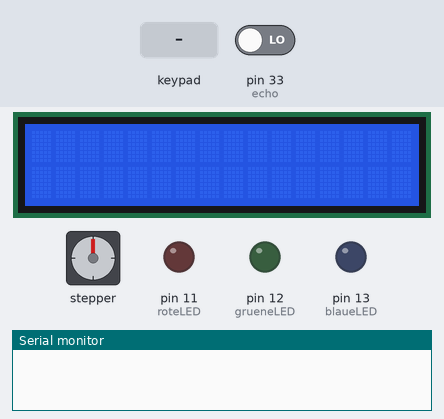
Bench run of a sketch on a simulated Arduino Mega 2560, built with avr-gcc and run on an emulated ATmega2560. Parts: 16×2 character LCD, stepper motor, output pins drawn as LEDs (lit = HIGH), the last lines printed to the serial monitor. The test bench sets the inputs (shaded band); at power-on: pin 33 (echo) LOW. Stepper angles assume 2048 steps per turn; pins used as bus, display or sensor lines are not drawn.

Above: at 1.3 s.
1.4 s: key 'D' pressed
At 8.8 s:
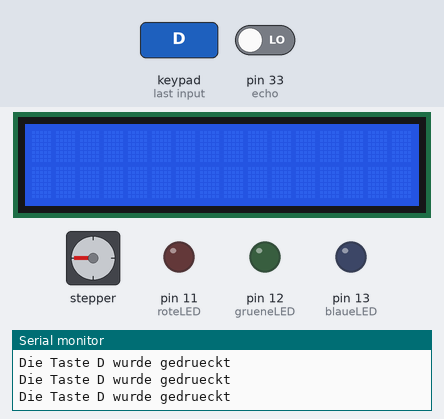
At 13.4 s:
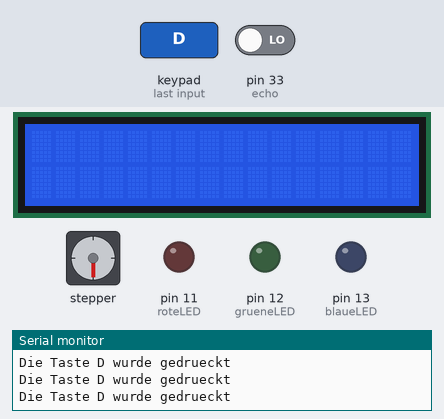
Timing chart, 0 to 22.2 s (numbered marks = the images above; inputs shaded):
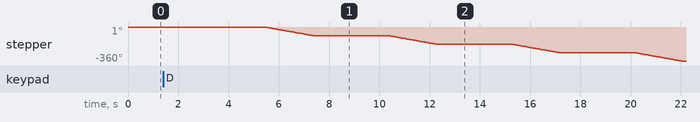

Measured:
- after the input at 1.4 s, stepper: turns 90° counter-clockwise in 1.9 s, repeating every 4.9 s

The sketch:

mfaSafe_functions.ino
```cpp
#include <LiquidCrystal.h>

#include <Keypad.h>

char P1 = '1';
char P2 = '2';
char P3 = '3';
char P4 = '4';        // Hier werden die vier Zeichen des Passwortes eingegeben Hier: "123A"
char C1, C2, C3, C4;  // Unter C1 bis C4 werden im Loop die vier eingegebenen Zeichen gespeichert

//Servo servoblau;     //Servo wird ab jetzt mit „servoblau“ angesprochen
int roteLED = 11;    //Die rote LED ist an Pin 12 angeschlossen
int grueneLED = 12;  //Die grüne LED wird an Pin 13 angeschlossen
int blaueLED = 13;
//Hier wird die größe des Keypads definiert
const byte COLS = 4;     //4 Spalten
const byte ROWS = 4;     //4 Zeilen
int z1 = 0, z2, z3, z4;  // Diese Variablen werden verwendet um für die einzelnen Zahlencodes die EIngabe freizuschalten. Damit wird im Sketch verhindert, dass eine einzene Codeziffer einer falschen Position zugeordnet wird.
//Die Ziffern und Zeichen des Keypads werden eingegeben:
char hexaKeys[ROWS][COLS] = {
  { 'D', '#', '0', '*' },
  { 'C', '9', '8', '7' },
  { 'B', '6', '5', '4' },
  { 'A', '3', '2', '1' }
};

byte colPins[COLS] = { 2, 3, 4, 6 };  //Definition der Pins für die 3 Spalten
byte rowPins[ROWS] = { 7, 8, 9, 10 };  //Definition der Pins für die 4 Zeilen
char Taste;                           //Taste ist die Variable für die jeweils gedrückte Taste.
Keypad Tastenfeld = Keypad(makeKeymap(hexaKeys), rowPins, colPins, ROWS, COLS); //Das Keypad kann absofort mit "Tastenfeld" angesprochen werden
/////////////////////////////////////////////////////////////////////////////////////////////////////////////

#include <Wire.h>                    // Wire Bibliothek einbinden
#include <LiquidCrystal_I2C.h>       // Vorher hinzugefügte LiquidCrystal_I2C Bibliothek einbinden
LiquidCrystal_I2C lcd(0x27, 16, 2);  //Hier wird festgelegt um was für einen Display es sich handelt. In diesem Fall eines mit 16 Zeichen in 2 Zeilen und der HEX-Adresse 0x27. Für ein vierzeiliges I2C-LCD verwendet man den Code "LiquidCrystal_I2C lcd(0x27, 20, 4)"

/////////////////////////////////////////////////////////////////////////////////////////////////////////////

#include <Stepper.h>
int SPU = 2048;
Stepper Motor(SPU, 23, 25, 27, 29);

/////////////////////////////////////////////////////////////////////////////////////////////////////////////

int trigger = 32;
int echo = 33;
long dauer = 0;
long distanz = 0;

/////////////////////////////////////////////////////////////////////////////////////////////////////////////

#include <SPI.h>
#include <MFRC522.h>
#define SS_PIN 53
#define RST_PIN 5
MFRC522 mfrc522(SS_PIN, RST_PIN);
bool rfidOk = false;
/////////////////////////////////////////////////////////////////////////////////////////////////////////////
/////////////////////////////////////////////////////////////////////////////////////////////////////////////


void setup() {

  Serial.begin(9600);
  pinMode(roteLED, OUTPUT);  //Die LEDs werden als Ausgang festgelegt
  pinMode(grueneLED, OUTPUT);
  pinMode(blaueLED, OUTPUT);

  /////////////////////////////////////////////////////////////////////////////////////////////////////////////

  lcd.init();       //Im Setup wird der LCD gestartet
  lcd.backlight();  //Hintergrundbeleuchtung einschalten (lcd.noBacklight(); schaltet die Beleuchtung aus).

  /////////////////////////////////////////////////////////////////////////////////////////////////////////////

  Motor.setSpeed(8);

  /////////////////////////////////////////////////////////////////////////////////////////////////////////////

  Serial.begin(9600);        //Serielle Kommunikation starten, damit man sich später die Werte am Serial Monitor ansehen kann.
  pinMode(trigger, OUTPUT);  // Trigger-Pin ist ein Ausgang
  pinMode(echo, INPUT);      // Echo-Pin ist ein Eingang

  /////////////////////////////////////////////////////////////////////////////////////////////////////////////

  //pinMode(3, OUTPUT);
  Serial.begin(9600);
  SPI.begin();
  mfrc522.PCD_Init();
}

  /////////////////////////////////////////////////////////////////////////////////////////////////////////////
  /////////////////////////////////////////////////////////////////////////////////////////////////////////////

void loop()
   {
  /*if (!mfrc522.PICC_IsNewCardPresent()) {
    return;
  }
  if (!mfrc522.PICC_ReadCardSerial()) {
    return;
  }
  long code = 0;
  for (byte i = 0; i < mfrc522.uid.size; i++) {
    code = ((code + mfrc522.uid.uidByte[i]) * 10);

    //Serial.print(mfrc522.uid.uidByte[i], DEC);
  }
  Serial.print("Die Kartennummer lautet:");  //Stringausgabe
  Serial.println(code);                      //Ausgabe des gelesenen Code

  if (code == 1993910)  //Gültige Kartennummer
  {
    digitalWrite(13, HIGH);
    lcd.setCursor(0, 0);        //Hier wird die Position des ersten Zeichens festgelegt. In diesem Fall bedeutet (0,0) das erste Zeichen in der ersten Zeile.
    lcd.print("Hallo Jackie");  //Die LED leuchtet auf, wenn eine gültige Karte gelesen wird
    lcd.setCursor(0, 1);        // In diesem Fall bedeutet (0,1) das erste Zeichen in der zweiten Zeile.
    lcd.print("Bitte PIN eingeben");
    delay(2000);           //Das ist die Dauer einer leuchtenden LED
    digitalWrite(13, LOW);  //LED löscht wieder ab
    rfidOk = true;
    Serial.println(rfidOk);
  } else if (code == 268330)  //Weitere Gültige Kartennummer
  {
    digitalWrite(13, HIGH);
    lcd.setCursor(0, 0);       //Hier wird die Position des ersten Zeichens festgelegt. In diesem Fall bedeutet (0,0) das erste Zeichen in der ersten Zeile.
    lcd.print("Hallo Simon");  //Die LED leuchtet auf, wenn eine gültige Karte gelesen wird
    lcd.setCursor(0, 1);       // In diesem Fall bedeutet (0,1) das erste Zeichen in der zweiten Zeile.
    lcd.print("Bitte PIN eingeben");
    delay(2000);           //Das ist die Dauer einer leuchtenden LED
    digitalWrite(13, LOW);  //LED löscht wieder ab
    rfidOk = true;
    Serial.println(rfidOk);
  } else {
    digitalWrite(11, HIGH);
    lcd.setCursor(0, 0);          //Hier wird die Position des ersten Zeichens festgelegt. In diesem Fall bedeutet (0,0) das erste Zeichen in der ersten Zeile.
    lcd.print("NOPE NOPE NOPE");  //Die LED leuchtet auf, wenn eine ungültige Karte gelesen wird
    delay(2000);                  //Das ist die Dauer einer leuchtenden LED
    digitalWrite(11, LOW);
    Serial.println(rfidOk);        //LED löscht wieder ab
  }*/

  /////////////////////////////////////////////////////////////////////////////////////////////////////////////

Anfang:                      // Dies ist eine Markierung, zu der per "goto-"Befehl gesprungen werden kann.
  Taste = Tastenfeld.getKey();  //Mit Unter der Variablen pressedKey entspricht der gedrückten Taste
  if (Taste)                    //Wenn eine Taste gedrückt wurde...
                                //Ab hier werden die Eingaben des Tastenfeldes verarbeitet. Zunächst die "*"Taste, da diese eine Sonderfunktion für die Verriegelung besitzt und danach die #-Taste, nach deren Eingabe der zuvor eingegebene Code auf Richtigkeit geprüft wird.
  {
    if (Taste == '*')  // Wenn die "*" Taste gedrückt wurde...
    {
      Serial.println("Tuer verriegelt");
      delay(3000);
      Motor.step(-1024);              //Servo zum verriegeln auf 90 Grad ansteuern.
      digitalWrite(roteLED, HIGH);   //..die rote LED einschalten
      digitalWrite(grueneLED, HIGH);  //..die grüne LED einschalten
      digitalWrite(blaueLED, HIGH);
      z1 = 0;
      z2 = 1;
      z3 = 1;
      z4 = 1;       // Zugang zur ersten Zeicheneingabe freischalten
       //An dieser Stelle springt der Sketch zur Eingabe der Taste zurück, damit das Zeichen "*" nicht im folgenden Abschlitt als Codeeingabe gewertet wird.
    }

    if (Taste == '#')  // Wenn die Rautetaste gedrückt wurde...
    {
      if (C1 == P1 && C2 == P2 && C3 == P3 && C4 == P4)  //wird gepüft, ob die eingaben Codezeichen (C1 bis C4) mit den Zeichen des Passwortes (P1 bis P4) übereinstimmen. Falls der eingegebene Code richtig ist...
      {
        Serial.println("Code korrekt, Schloss offen");
        Motor.step(512);                //Servo zum öffnen auf 0 Grad ansteuern.
        digitalWrite(roteLED, LOW);     //..die rote LED nicht leuchten..
        digitalWrite(grueneLED, HIGH);  //..die grüne LED leuchten..
      } else                            // ist das nicht der Fall, bleibt das Schloss gesperrt
      {
        Serial.println("Code falsch, Schloss gesperrt");
        digitalWrite(roteLED, HIGH);   // Die rote LED leuchtet
        digitalWrite(grueneLED, LOW);  // Die grüne LED is aus
        delay(3000);
        z1 = 0;
        z2 = 1;
        z3 = 1;
        z4 = 1;       // Der Zugang für die erste Zeicheneingabe wird wieder freigeschaltet
         //An dieser Stelle springt der Sketch zur Eingabe der Taste zurück, damit das Zeichen "#" nicht im folgenden Abschlitt als Codeeingabe gewertet wird.
      }
    }
    // Ab hier werden die vier Code-positionen unter den Variablen C1 bis C4 abgespeichert. Damit die eingegebenen Zeichen auch an der richtigen Position des Passwortes gespeichert werden, wird mit den Variablen z1 bis z4 der Zugang zu den einzelnen Positinen freigegeben oder gesperrt.
    if (z1 == 0)  // Wenn das erste Zeichen noch nicht gespeichert wurde...
    {
      C1 = Taste;                  //Unter der Variablen "C1" wird nun die aktuell gedrückte Taste gespeichert
      Serial.print("Die Taste ");  //Teile uns am Serial Monitor die gedrückte Taste mit
      Serial.print(C1);
      Serial.println(" wurde gedrueckt");
      z1 = 1;
      z2 = 0;
      z3 = 1;
      z4 = 1;  // Zugang zur zweiten Zeicheneingabe freischalten

    }

    if (z2 == 0)  // Wenn das zweite Zeichen noch nicht gespeichert wurde...
    {
      C2 = Taste;                  //Unter der Variablen "C2" wird nun die aktuell gedrückte Taste gespeichert
      Serial.print("Die Taste ");  //Teile uns am Serial Monitor die gedrückte Taste mit
      Serial.print(C2);
      Serial.println(" wurde gedrueckt");
      z1 = 1;
      z2 = 1;
      z3 = 0;
      z4 = 1;  // Zugang zur dritten Zeicheneingabe freischalten

    }

    if (z3 == 0)  // Wenn das dritte Zeichen noch nicht gespeichert wurde...
    {
      C3 = Taste;                  //Unter der Variablen "C3" wird nun die aktuell gedrückte Taste gespeichert
      Serial.print("Die Taste ");  //Teile uns am Serial Monitor die gedrückte Taste mit
      Serial.print(C3);
      Serial.println(" wurde gedrueckt");
      z1 = 1;
      z2 = 1;
      z3 = 1;
      z4 = 0;  // Zugang zur vierten Zeicheneingabe freischalten

    }

    if (z4 == 0)  // Wenn das vierte Zeichen noch nicht gespeichert wurde...
    {
      C4 = Taste;                  //Unter der Variablen "C4" wird nun die aktuell gedrückte Taste gespeichert
      Serial.print("Die Taste ");  //Teile uns am Serial Monitor die gedrückte Taste mit
      Serial.print(C4);
      Serial.println(" wurde gedrueckt");
      z1 = 1;
      z2 = 1;
      z3 = 1;
      z4 = 1;  // Zugang zur weiteren Zeicheneingabe sperren
    }

    /////////////////////////////////////////////////////////////////////////////////////////////////////////////

    digitalWrite(trigger, HIGH);
    delay(10);
    digitalWrite(trigger, LOW);
    dauer = pulseIn(echo, HIGH);
    distanz = (dauer / 2 * 0.03432);
    while (distanz <= 50) {
      delay(3000);
      Motor.step(-512);

    }
  }
}
```
